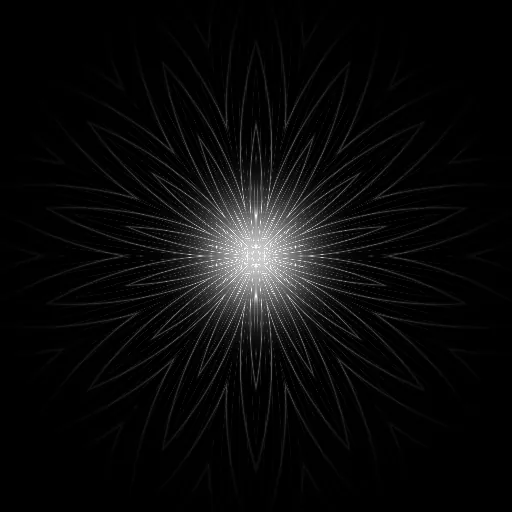
#> input picture claude/assets/caustic-burst14.webp, 512 x 512 px, given in place of marble_color.png, which was not available
$ python new-texture-bake.py
#> lines starting #> are read from the running program, lines starting #| are printed output that depends on the picture; pictures that were not available may be replaced by others from this repository, and a replacement may not be noted
#!/usr/bin/env python3
"""Bake the three new sets Kris added: white marble, misc-00079 (reads as opal /
mother-of-pearl), and plywood. Mirror-tiled, because none of them ship seamless."""
import numpy as np, os
from PIL import Image

T = 512

def tile(a, size=T, box=None):
#> called with size = 512, box = (0.02, 0.02, 0.62)
    h, w = a.shape[:2]
#> h = 512; w = 512
    if box:
        y0, x0, s = int(box[0]*h), int(box[1]*w), int(box[2]*min(h, w))
#> y0 = 10; x0 = 10; s = 317
        a = a[y0:y0+s, x0:x0+s]
    else:
        s = min(h, w); a = a[(h-s)//2:(h-s)//2+s, (w-s)//2:(w-s)//2+s]
    q = np.asarray(Image.fromarray(np.uint8(np.clip(a, 0, 255)))
                   .resize((size//2, size//2), Image.LANCZOS), dtype=float)
    top = np.concatenate([q, q[:, ::-1]], axis=1)
    return np.concatenate([top, top[::-1, :]], axis=0)

def n01(a): return (a - a.min()) / (np.ptp(a) + 1e-9)
def load(n, m="L"): return np.asarray(Image.open(f"maps/{n}.png").convert(m), dtype=float)
def save(a, p, q=76):
#> called with p = 'new-marble-col.webp', q = 76
    Image.fromarray(np.uint8(np.clip(a, 0, 1)*255)).save(p, quality=q, method=6)
#> a: shape (512, 512, 3) float64
#> call 3 of load, with n = 'misc79_color', m = 'RGB'
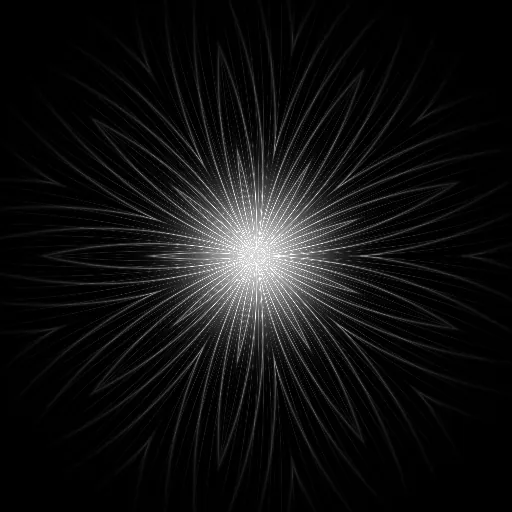
#> input picture claude/assets/caustic-burst9.webp, 512 x 512 px, given in place of misc79_color.png, which was not available
#> call 3 of tile, with size = 512, box = (0.3, 0.05, 0.4)
#> in tile (call 3), `y0, x0, s = int(box[0]*h), int(box[1]*w), int(box[2]*min(h, w))`: y0 = 153; x0 = 25; s = 204
#> in tile (call 3), `top = np.concatenate([q, q[:, ::-1]], axis=1)`:
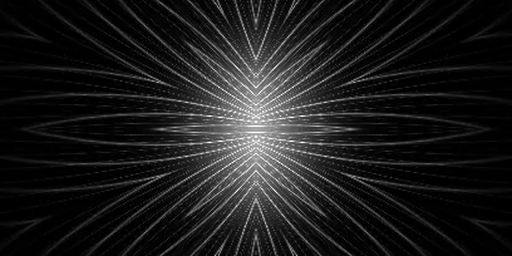
#> top: shape (256, 512, 3) float64; mean of channels 0, 1, 2 27.8, 27.8, 27.8; drawn as R, G, B
    return os.path.getsize(p)

L = np.array([-0.34, -0.58, 0.74]); L /= np.linalg.norm(L)
Hv = L + np.array([0., 0., 1.]); Hv /= np.linalg.norm(Hv)

def shade(h, amp, rough=0.34):
#> called with amp = 0.03, rough = 0.34
    dx = (np.roll(h, -1, 1) - np.roll(h, 1, 1))*0.5
    dy = (np.roll(h, -1, 0) - np.roll(h, 1, 0))*0.5
    s = amp*h.shape[0]
#> s = 15.36
    nx, ny, nz = -dx*s, -dy*s, np.ones_like(h)
#> nz: shape (512, 512) float64; every value is 1
    l = np.sqrt(nx*nx+ny*ny+nz*nz); nx, ny, nz = nx/l, ny/l, nz/l
#> after `nx, ny, nz = (nx / l, ny / l, nz / l)`:
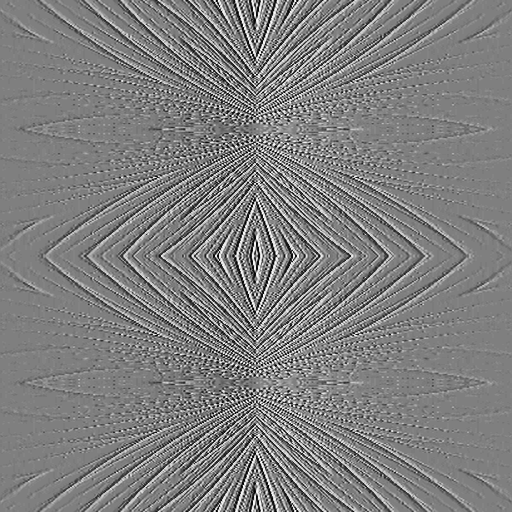
#> nx: shape (512, 512) float64; min -0.981, max 0.981, mean 9.15e-20; drawn with min black and max white
#> after `nx, ny, nz = (nx / l, ny / l, nz / l)`:
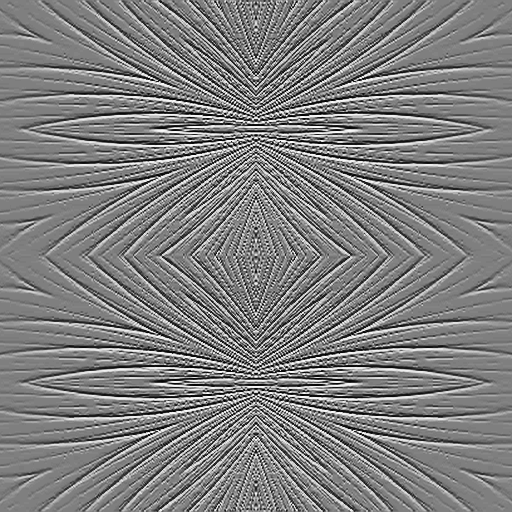
#> ny: shape (512, 512) float64; min -0.986, max 0.986, mean -5.42e-20; drawn with min black and max white
    ndl = nx*L[0]+ny*L[1]+nz*L[2]
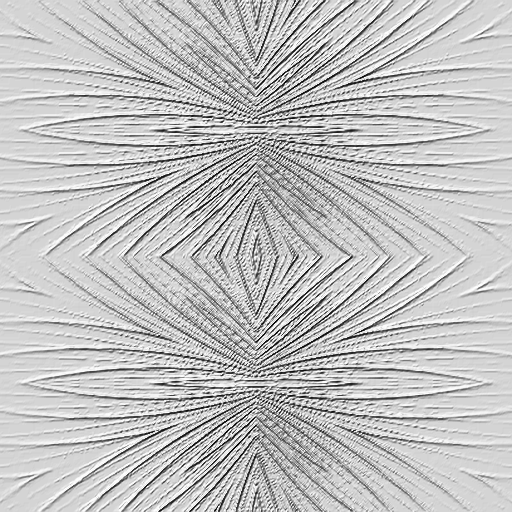
#> ndl: shape (512, 512) float64; min -0.562, max 1, mean 0.624; drawn with min black and max white
    ndh = np.clip(nx*Hv[0]+ny*Hv[1]+nz*Hv[2], 1e-4, 1)
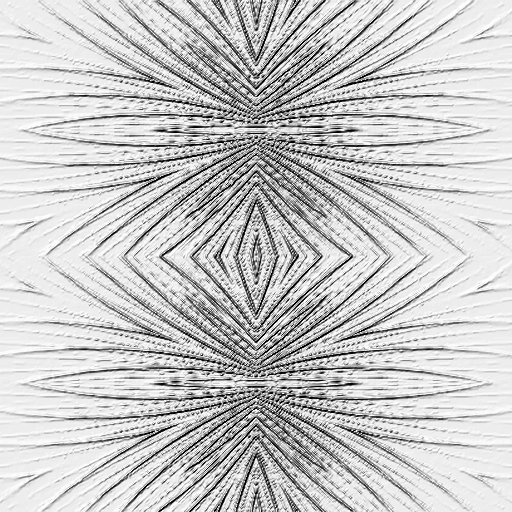
#> ndh: shape (512, 512) float64; min 0.0001, max 1, mean 0.787
    w = .55; diff = np.clip((ndl+w)/(1+w), 0, 1)
    a = rough**2; a2 = a*a
    D = a2/(np.pi*((ndh**2)*(a2-1)+1)**2)
    return np.clip(0.22 + 0.62*diff + 0.42*(D/(1+D)), 0, 1.6)

out = {}

# WHITE MARBLE. Its height map is all zeros and its normal is flat, so the ALBEDO is the
# only real information in the set — the veining IS the texture. Used as a colour tile
# directly, plus a grey map derived from its own luminance so it can tint to amber.
mc = tile(load("marble_color", "RGB"), box=(0.02, 0.02, 0.62))
out["marble_color"] = save(mc/255.0, "new-marble-col.webp")
ml = n01(tile(load("marble_color"), box=(0.02, 0.02, 0.62)))
out["marble_map"] = save(np.clip(0.5 + 0.85*(ml - ml.mean()), 0, 1), "new-marble-map.webp")

# MISC 00079 — it reads as opal / mother-of-pearl: pale body with pink and grey iridescence.
# That is the one set here with a genuine „magic" quality, so it is worth its own page.
oc = tile(load("misc79_color", "RGB"), box=(0.30, 0.05, 0.40))
out["opal_color"] = save(oc/255.0, "new-opal-col.webp")
oh = n01(tile(load("misc79_height"), box=(0.30, 0.05, 0.40)))
om = shade(oh, 0.030)
out["opal_map"] = save(np.clip(0.5 + 0.80*(om - om.mean()), 0, 1), "new-opal-map.webp")
#> call 4 of save, with p = 'new-opal-map.webp', q = 76
#> in save (call 4), `Image.fromarray(np.uint8(np.clip(a, 0, 1)*255)).save(p, quality=q, met..`:
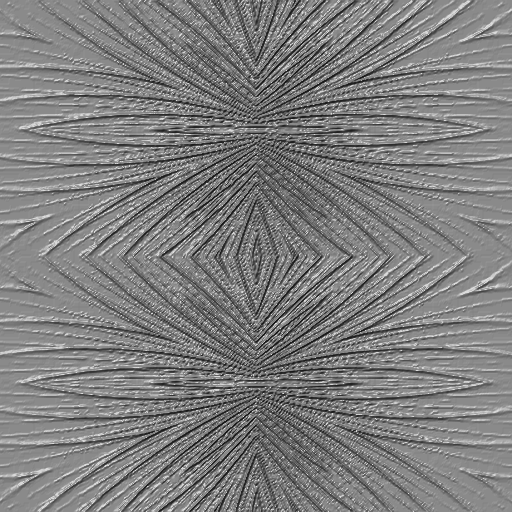
#> a: shape (512, 512) float64; min 0.0728, max 0.87, mean 0.5

# PLYWOOD — clean straight grain, warm. Colour only (its nor/rough ship as EXR).
#> (the run stopped early here; a loop or call above may not have finished)
